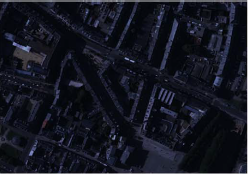
#> input picture paper2_implementation/images/img1.PNG, 248 x 174 px, found by its file name
$ python pe.py
#> lines starting #> are read from the running program, lines starting #| are printed output that depends on the picture
import cv2
import numpy as np
import math

img = cv2.imread('images/img1.png', 1)
#> img is the input picture: shape (174, 248, 3); mean B, G, R 32.8, 22.2, 20.2

M = img.shape[0]
#> M = 174
N = img.shape[1]
#> N = 248
pixels = M*N
#> pixels = 43152

L = 10
smin = 0
smax = 3

def pe(a) :
    F = np.zeros(256)

    for i in np.arange(M) :
        for j in np.arange(N) :
            F[a[i][j]] += 1

    for i in np.arange(1, 256) :
        F[i] += F[i-1]

    F /= pixels

    y = np.zeros(L+1)
    for i in np.arange(L+1) :
        y[i] = 255*i/L

    def Finv(z) :
        for i in np.arange(256) :
            if F[i] >= z :
                return i
        return 255

    x = np.zeros(L+1, dtype = int)
    for i in np.arange(L+1) :
        x[i] = Finv(y[i]/255)

    new_values = np.zeros(256)
    for k in np.arange(L) :
        mk = (y[k+1] - y[k])/(x[k+1] - x[k])
        if mk  < smin:
            mk = smin
        if mk > smax :
            mk = smax
        y[k+1] = y[k] + mk*(x[k+1] - x[k])
        for i in np.arange(x[k], x[k+1]) :
            new_values[i] = y[k] + mk*(i - x[k])

    for i in np.arange(M) :
        for j in np.arange(N) :
            a[i][j] = new_values[a[i][j]]

    return a

for k in np.arange(3) :
    mat1 = np.zeros(shape = (M, N), dtype = int)
    for i in np.arange(M) :
        for j in np.arange(N) :
            mat1[i][j] = img[i][j][k]
    mat1 = pe(mat1)
    for i in np.arange(M) :
        for j in np.arange(N) :
            img[i][j][k] = mat1[i][j]
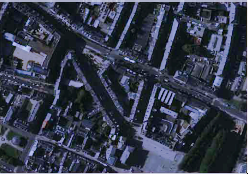
#> img: shape (174, 248, 3); mean B, G, R 76.6, 59.4, 53.3
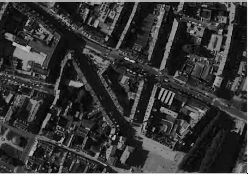
#> mat1: shape (174, 248) int64; min 0, max 249, mean 53.3

cv2.imwrite('images/img1_pe.png', img)

$ run again, with paper2_implementation/images/img2.PNG copied over paper2_implementation/images/img1.PNG
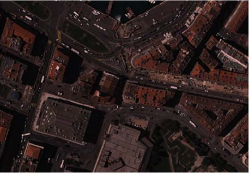
#> input picture paper2_implementation/images/img2.PNG, 250 x 174 px, found by its file name
#> img is the input picture: shape (174, 250, 3); mean B, G, R 32.1, 33.2, 45.9
#> after the loop `for k in np.arange(3) :`:
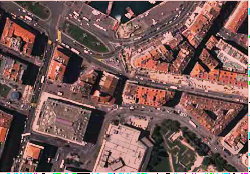
#> img: shape (174, 250, 3); mean B, G, R 84.5, 87.6, 118.1
#> after the loop `for k in np.arange(3) :`:
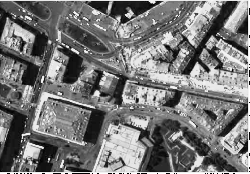
#> mat1: shape (174, 250) int64; min 0, max 254, mean 118.1

$ run again, with paper2_implementation/images/img3.PNG copied over paper2_implementation/images/img1.PNG
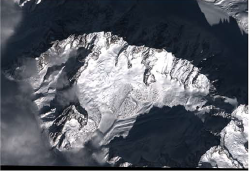
#> input picture paper2_implementation/images/img3.PNG, 250 x 171 px, found by its file name
#> img is the input picture: shape (171, 250, 3); mean B, G, R 101.3, 92.8, 89
#> after the loop `for k in np.arange(3) :`:
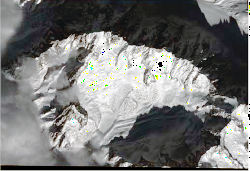
#> img: shape (171, 250, 3); mean B, G, R 117.5, 118, 117.9

$ run again, with paper2_implementation/images/img4.PNG copied over paper2_implementation/images/img1.PNG
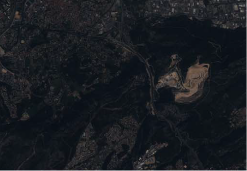
#> input picture paper2_implementation/images/img4.PNG, 247 x 171 px, found by its file name
#> img is the input picture: shape (171, 247, 3); mean B, G, R 33, 28.3, 24.9
#> after the loop `for k in np.arange(3) :`:
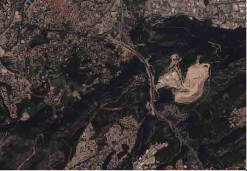
#> img: shape (171, 247, 3); mean B, G, R 51.6, 52.1, 59
#> after the loop `for k in np.arange(3) :`:
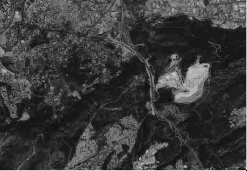
#> mat1: shape (171, 247) int64; min 0, max 233, mean 59
